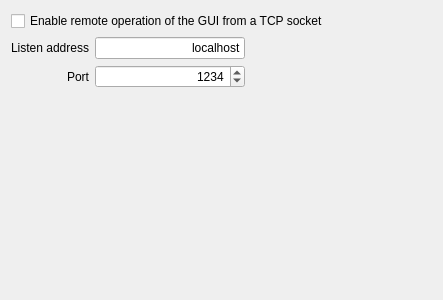
<?xml version="1.0" encoding="UTF-8"?>
<ui version="4.0">
 <class>RemoteControlTab</class>
 <widget class="QWidget" name="RemoteControlTab">
  <property name="geometry">
   <rect>
    <x>0</x>
    <y>0</y>
    <width>443</width>
    <height>300</height>
   </rect>
  </property>
  <property name="windowTitle">
   <string>Form</string>
  </property>
  <layout class="QGridLayout" name="gridLayout">
   <item row="3" column="1">
    <spacer name="verticalSpacer">
     <property name="orientation">
      <enum>Qt::Vertical</enum>
     </property>
     <property name="sizeHint" stdset="0">
      <size>
       <width>20</width>
       <height>196</height>
      </size>
     </property>
    </spacer>
   </item>
   <item row="1" column="1">
    <widget class="QLineEdit" name="hostEdit">
     <property name="sizePolicy">
      <sizepolicy hsizetype="Fixed" vsizetype="Fixed">
       <horstretch>0</horstretch>
       <verstretch>0</verstretch>
      </sizepolicy>
     </property>
     <property name="minimumSize">
      <size>
       <width>150</width>
       <height>0</height>
      </size>
     </property>
     <property name="text">
      <string>localhost</string>
     </property>
     <property name="alignment">
      <set>Qt::AlignRight|Qt::AlignTrailing|Qt::AlignVCenter</set>
     </property>
    </widget>
   </item>
   <item row="1" column="0">
    <widget class="QLabel" name="label">
     <property name="sizePolicy">
      <sizepolicy hsizetype="Preferred" vsizetype="Preferred">
       <horstretch>0</horstretch>
       <verstretch>0</verstretch>
      </sizepolicy>
     </property>
     <property name="text">
      <string>Listen address</string>
     </property>
     <property name="alignment">
      <set>Qt::AlignRight|Qt::AlignTrailing|Qt::AlignVCenter</set>
     </property>
    </widget>
   </item>
   <item row="2" column="1">
    <widget class="QSpinBox" name="portSpin">
     <property name="alignment">
      <set>Qt::AlignRight|Qt::AlignTrailing|Qt::AlignVCenter</set>
     </property>
     <property name="minimum">
      <number>1</number>
     </property>
     <property name="maximum">
      <number>65535</number>
     </property>
     <property name="value">
      <number>1234</number>
     </property>
    </widget>
   </item>
   <item row="2" column="0">
    <widget class="QLabel" name="label_2">
     <property name="sizePolicy">
      <sizepolicy hsizetype="Preferred" vsizetype="Preferred">
       <horstretch>0</horstretch>
       <verstretch>0</verstretch>
      </sizepolicy>
     </property>
     <property name="text">
      <string>Port</string>
     </property>
     <property name="alignment">
      <set>Qt::AlignRight|Qt::AlignTrailing|Qt::AlignVCenter</set>
     </property>
    </widget>
   </item>
   <item row="0" column="0" colspan="3">
    <widget class="QCheckBox" name="enableCheck">
     <property name="text">
      <string>Enable remote operation of the GUI from a TCP socket</string>
     </property>
    </widget>
   </item>
   <item row="1" column="2">
    <spacer name="horizontalSpacer">
     <property name="orientation">
      <enum>Qt::Horizontal</enum>
     </property>
     <property name="sizeHint" stdset="0">
      <size>
       <width>40</width>
       <height>20</height>
      </size>
     </property>
    </spacer>
   </item>
  </layout>
 </widget>
 <resources/>
 <connections/>
</ui>
